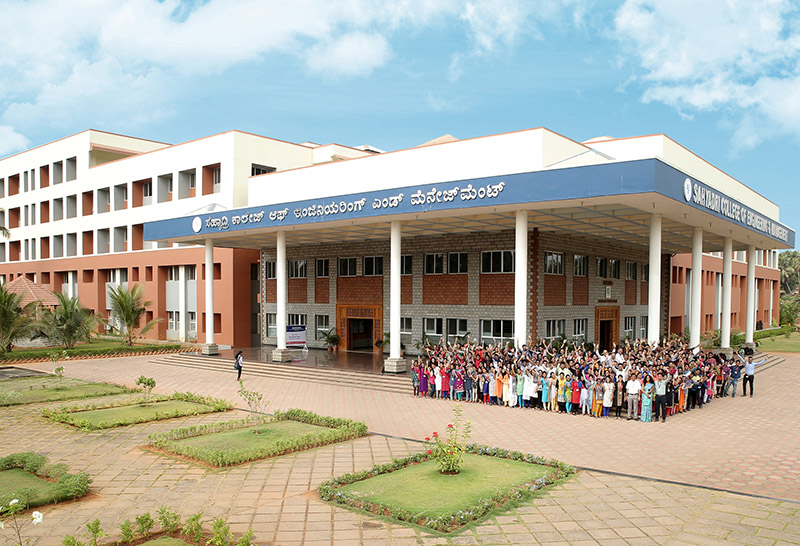
#> input picture Sahyadri.jpg, 800 x 546 px, given in place of nat.jpg, which was not available
$ jupyter execute --allow-errors DIP_A.ipynb   (shell and % lines are left out)   (older library calls are emulated)   (text cells are left out)
#> lines starting #> are read from the running program, lines starting #| are printed output that depends on the picture; after the words box and inside, x2 and y2 are one past the last pixel; in counts of white or black regions, pixels touching at a corner belong together; pictures that were not available may be replaced by others from this repository, and a replacement may not be noted
#> further down, image is the input picture: shape (546, 800, 3); mean B, G, R 159.4, 171.8, 173.1
[cell 1]
import cv2

def apply_LoG_filter(image, kernel_size, sigma):
    # Apply Gaussian smoothing
#> called with kernel_size = 5, sigma = 1.5
    blurred = cv2.GaussianBlur(image, (kernel_size, kernel_size), sigma)
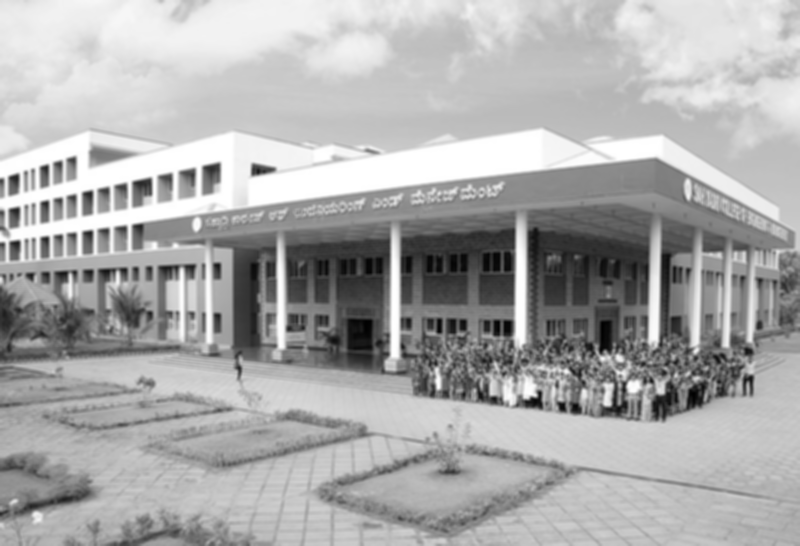
#> blurred: shape (546, 800); min 1, max 255, mean 170.8

    # Apply Laplacian filter
    laplacian = cv2.Laplacian(blurred, cv2.CV_64F)
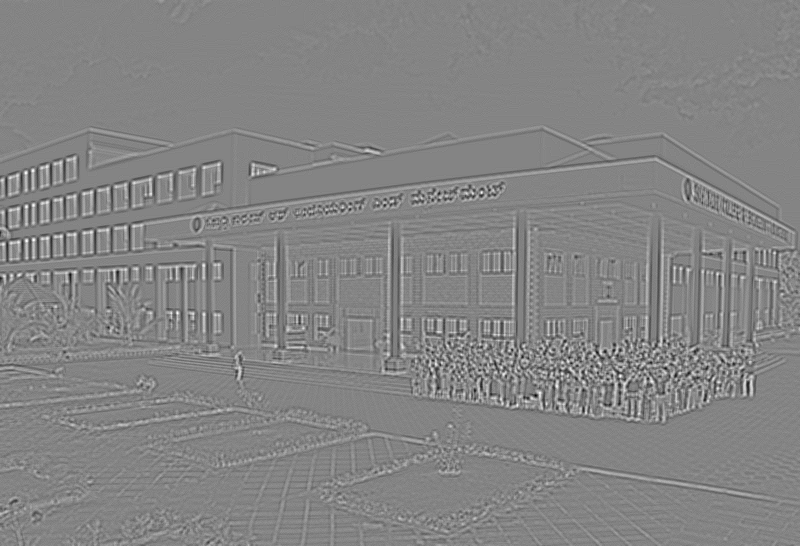
#> laplacian: shape (546, 800) float64; min -68, max 63, mean 0; drawn with min black and max white

    # Scale Laplacian response to 0-255 and convert to uint8
    scaled_laplacian = cv2.convertScaleAbs(laplacian)

    return scaled_laplacian

# Read the image
image = cv2.imread('nat.jpg')

# Check if the image was loaded successfully
if image is None:
    print("Error: Image not loaded")
    exit(1)

# Convert the image to grayscale
gray = cv2.cvtColor(image, cv2.COLOR_BGR2GRAY)

# Apply LoG filter with kernel size 5 and sigma 1.5
result = apply_LoG_filter(gray, 5, 1.5)

# Display the result
cv2.imshow('LoG Filter Result', result)
cv2.waitKey(0)
cv2.destroyAllWindows()

[cell 2]
import cv2
import matplotlib.pyplot as plt

# Load the image
image = cv2.imread("/content/wallpaper1.jpg", 0)  # Read the image in grayscale
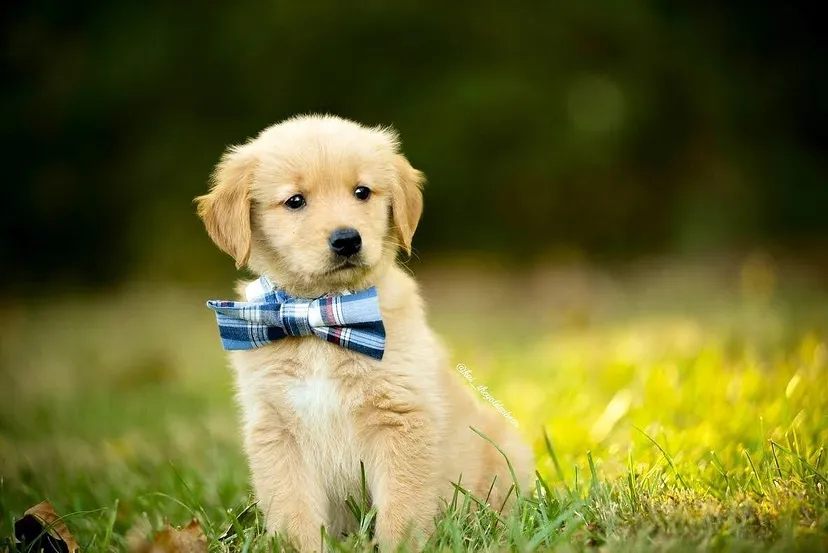
#> input picture Dog.webp, 828 x 553 px, given in place of wallpaper1.jpg, which was not available
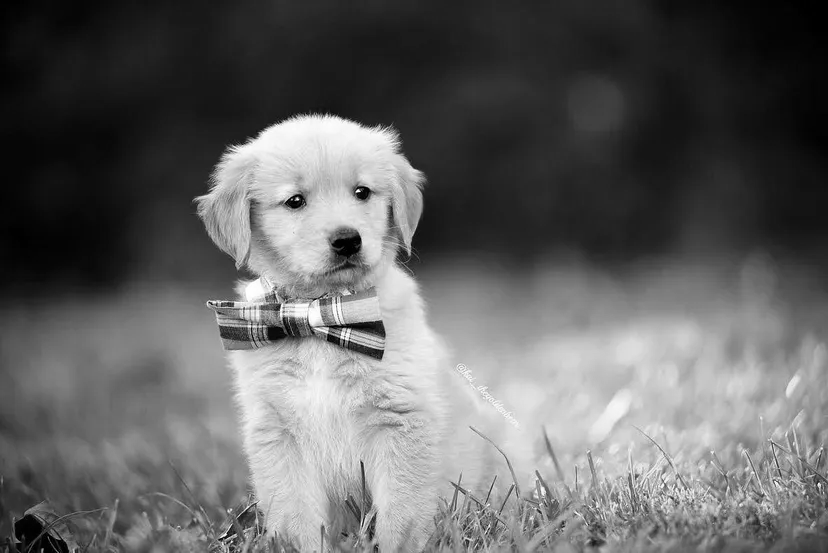
#> image: shape (553, 828); min 0, max 255, mean 99.5

# Apply Canny edge detection
edges = cv2.Canny(image, 100, 200)  # Adjust the threshold values as needed
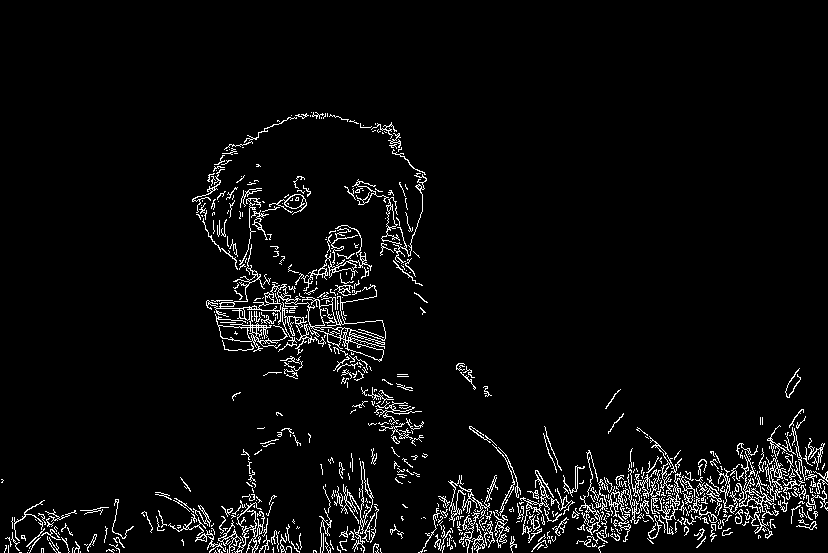
#> edges: shape (553, 828); 4.5% white in thin lines or dots, all inside (x1, y1, x2, y2) = (1, 112, 828, 553)

# Display the original image and the detected edges
plt.subplot(121),plt.imshow(image, cmap="gray")
plt.title("Original Image")
plt.axis("off")
plt.subplot(122),plt.imshow(edges, cmap="gray")
plt.title("Canny Edges")
plt.axis("off")
plt.show()

[cell 3]
import cv2
import numpy as np
import matplotlib.pyplot as plt

# Load the image
image = cv2.imread("/content/wallpaper1.jpg", cv2.IMREAD_GRAYSCALE)

# Define the standard deviations for the Gaussian blurring
sigma1 = 1.0
sigma2 = 2.0

# Apply Gaussian blurring
blur1 = cv2.GaussianBlur(image, (0, 0), sigma1)
blur2 = cv2.GaussianBlur(image, (0, 0), sigma2)

# Compute the Difference of Gaussians
dog = blur2 - blur1
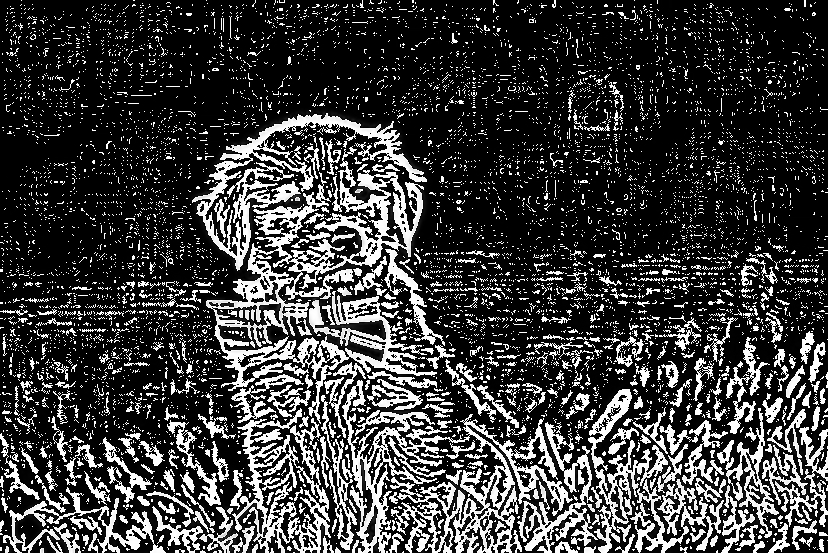
#> dog: shape (553, 828); min 0, max 255, mean 59.9

# Thresholding
threshold = 30
_, thresholded = cv2.threshold(dog, threshold, 255, cv2.THRESH_BINARY)
#> thresholded: shape (553, 828); 23.4% white; 6997 white regions (6571 under 20 px), largest, box (x1, y1, x2, y2) and area: (206, 146, 437, 424) 14864, (342, 380, 573, 553) 10961, (192, 113, 427, 271) 5993

# Display the original image and the DoG result
plt.figure(figsize=(10, 5))

plt.subplot(131)
plt.imshow(image, cmap="gray")
plt.title("Original Image")
plt.axis("off")

plt.subplot(132)
plt.imshow(dog, cmap="gray")
plt.title("Difference of Gaussians")
plt.axis("off")

plt.subplot(133)
plt.imshow(thresholded, cmap="gray")
plt.title("Thresholded DoG")
plt.axis("off")

plt.tight_layout()
plt.show()
#> `binary_image = image > threshold`:
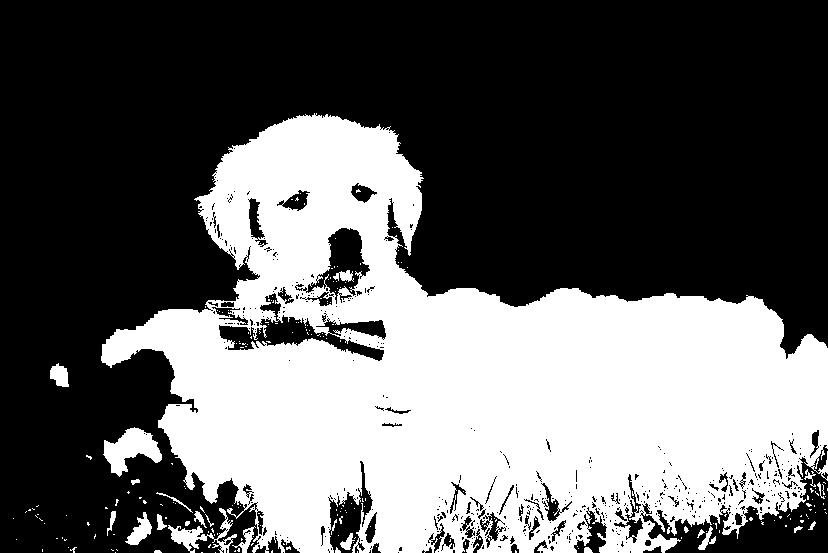
#> binary_image: shape (553, 828) bool; 38.6% white; 223 white regions (197 under 20 px), largest, box (x1, y1, x2, y2) and area: (101, 113, 828, 553) 171499, (103, 427, 162, 477) 1497, (168, 508, 237, 553) 856
#> `skeleton = morphology.skeletonize(binary_image)`:
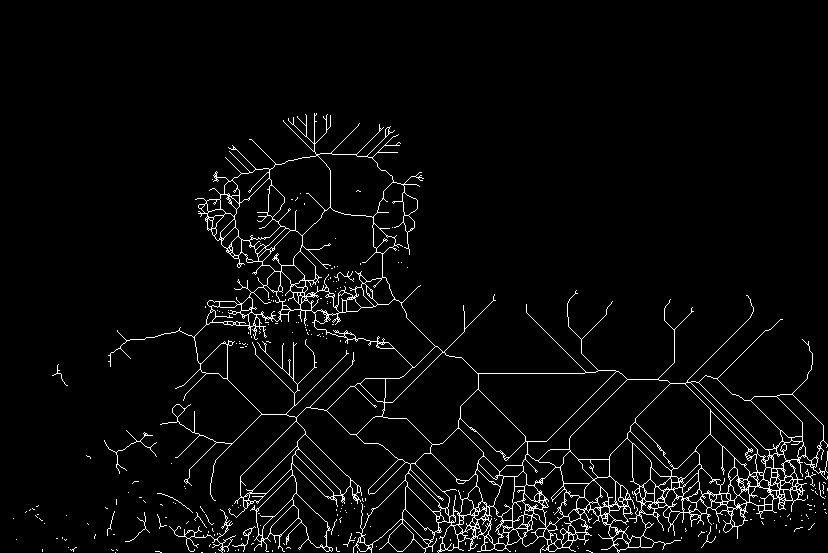
#> skeleton: shape (553, 828) bool; 3.7% white in thin lines or dots, all inside (x1, y1, x2, y2) = (13, 113, 828, 553)

[cell 4]
import matplotlib.pyplot as plt
from skimage import io, morphology

# Load the image
#> (the rest of this cell did not finish here and is left out)

[cell 5]
import cv2
import numpy as np
from scipy import ndimage
import matplotlib.pyplot as plt


roberts_cross_v = np.array( [[1, 0 ],
                            [0,-1 ]] )
#> roberts_cross_v = [[1, 0], [0, -1]]

roberts_cross_h = np.array( [[ 0, 1 ],
                            [ -1, 0 ]] )

#> (the rest of this cell did not finish here and is left out)

[cell 6]
# import the required library
import numpy as np
import cv2
from matplotlib import pyplot as plt


# read the image
img = cv2.imread('corner1.png')
#> (the rest of this cell did not finish here and is left out)

[cell 7]
# Python program to illustrate
# corner detection with
# Harris Corner Detection Method

# organizing imports
import cv2
import numpy as np
from google.colab.patches import cv2_imshow
# path to input image specified and
# image is loaded with imread command
image = cv2.imread('/content/helloworld.png')

# convert the input image into
# grayscale color space
#> (the rest of this cell did not finish here and is left out)

[cell 8]
import cv2
import matplotlib.pyplot as plt

# Read the original image
img = cv2.imread('nature.jpg')
# converting because opencv uses BGR as default
#> (the rest of this cell did not finish here and is left out)

[cell 9]
#This line imports the NumPy library, which provides support for arrays and mathematical operations.
import cv2
import numpy as np

# Function to generate Freeman chain code.This line defines a function named generate_chain_code that takes a boundary as input.
def generate_chain_code(boundary):
    # Define the direction codes.The direction vectors are represented as tuples, and the codes range from 0 to 7.
    direction_codes = {
        (0, 1): 0,
        (-1, 1): 1,
        (-1, 0): 2,
        (-1, -1): 3,
        (0, -1): 4,
        (1, -1): 5,
        (1, 0): 6,
        (1, 1): 7,
    }

    # This line initializes an empty list named chain_code to store the chain code sequence.
    chain_code = []

    # This line starts a loop that iterates over the indices of the boundary list, excluding the last index.
    for i in range(len(boundary) - 1):
        # hese lines calculate the differences in x and y coordinates between the current point and the next point in the boundary list.
        dx = boundary[i + 1][0] - boundary[i][0]
        dy = boundary[i + 1][1] - boundary[i][1]

        # Assign the direction code to the chain code sequence
        try:
            direction = direction_codes[(dx, dy)]
        except KeyError:
            direction = 8  # Default direction code for unrecognized movements
        chain_code.append(direction)

    return chain_code


# Load image
image = cv2.imread('image1.jpg', cv2.IMREAD_GRAYSCALE)

# Apply thresholding to create a binary image
_, binary_image = cv2.threshold(image, 128, 255, cv2.THRESH_BINARY)

# Find contours in the binary image
contours, _ = cv2.findContours(binary_image, cv2.RETR_EXTERNAL, cv2.CHAIN_APPROX_SIMPLE)
#> contours = []

# Select the largest contour
#> (the rest of this cell did not finish here and is left out)

[cell 10]
import cv2
import numpy as np
from matplotlib import pyplot as plt
img_rgb =cv2.imread("bub.png")
#> (the rest of this cell did not finish here and is left out)

[cell 11]
import numpy as np
import cv2
from matplotlib import pyplot as plt
from google.colab.patches import cv2_imshow
#loading original image
img = cv2.imread('/content/img.jpg')
#> (the rest of this cell did not finish here and is left out)

[cell 12]
import numpy as np
import cv2
from scipy.ndimage.filters import convolve
import matplotlib.pyplot as plt

# Define the edge relaxation kernel
kernel = np.array([[0, 1, 0],
                   [1, 4, 1],
                   [0, 1, 0]])

# Define the edge relaxation threshold
threshold = 50


def edge_relaxation(image):
    # Convert image to grayscale if needed
    if len(image.shape) > 2:
        image = cv2.cvtColor(image, cv2.COLOR_BGR2GRAY)

    # Convert image to float for calculations
    image = image.astype(np.float32)

    # Normalize image to range [0, 1]
    image /= 255.0

    # Perform edge relaxation iterations
    while True:
        # Apply the edge relaxation kernel
        smoothed_image = convolve(image, kernel, mode='constant')

        # Find the difference between the original and smoothed images
        diff = np.abs(image - smoothed_image)

        # Update the image with pixels that have a difference above the threshold
        image = np.where(diff > threshold, smoothed_image, image)

        # Check convergence
        if np.max(diff) <= threshold:
            break

    # Convert image back to the range [0, 255]
    image *= 255.0
    image = image.astype(np.uint8)

    return image


# Read the image
image = cv2.imread('image.jpg')

# Apply edge relaxation
#> (the rest of this cell did not finish here and is left out)

[cell 13]
import numpy as np
import cv2
import heapq
import matplotlib.pyplot as plt

# Define 8-connectivity neighbors
neighbors = [(0, 1), (1, 0), (0, -1), (-1, 0), (1, 1), (-1, -1), (1, -1), (-1, 1)]

def heuristic(node, goal):
    # Calculate Euclidean distance as the heuristic
    return np.linalg.norm(np.array(node) - np.array(goal))

def edge_linking(image):
    # Convert image to binary
    _, binary_image = cv2.threshold(image, 127, 255, cv2.THRESH_BINARY)

    # Get image dimensions
    height, width = binary_image.shape[:2]

    # Create a visited matrix to keep track of visited pixels
    visited = np.zeros((height, width), dtype=bool)

    # Create a list to store object boundaries
    object_boundaries = []

    # Iterate over each pixel in the image
    for y in range(height):
        for x in range(width):
            # Check if the pixel is an unvisited edge pixel
            if binary_image[y, x] == 255 and not visited[y, x]:
                # Start a new object boundary
                object_boundary = []

                # Perform A* algorithm to find connected edge pixels
                open_list = []
                heapq.heappush(open_list, (0, (y, x)))
                while open_list:
                    _, (cy, cx) = heapq.heappop(open_list)
                    visited[cy, cx] = True
                    object_boundary.append((cx, cy))

                    # Check neighboring pixels
                    for dy, dx in neighbors:
                        ny, nx = cy + dy, cx + dx
                        if 0 <= ny < height and 0 <= nx < width and binary_image[ny, nx] == 255 and not visited[ny, nx]:
                            g = 1  # Cost of moving to a neighboring pixel
                            h = heuristic((ny, nx), (y, x))
                            f = g + h
                            heapq.heappush(open_list, (f, (ny, nx)))
                            visited[ny, nx] = True

                # Add the object boundary to the list
                object_boundaries.append(object_boundary)

    return object_boundaries

# Read the image
image = cv2.imread('image.jpg', cv2.IMREAD_GRAYSCALE)

# Perform edge linking with A* algorithm
#> (the rest of this cell did not finish here and is left out)

[cell 14]
# importing required libraries
import mahotas as mh
import numpy as np
from pylab import imshow, show

# creating region
# numpy.ndarray
regions = np.zeros((10, 10), bool)

# setting 1 value to the region
regions[1, :2] = 1
regions[5:8, 6: 8] = 1
regions[8, 0] = 1

# showing the image with interpolation = 'nearest'
print("\noriginal Image")
imshow(regions, interpolation ='nearest')
show()
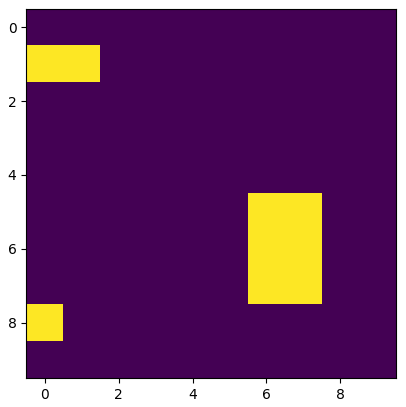
#> figure drawn by matplotlib, 1 panel

# template for hit miss
template = np.array([
			[0, 1, 1],
			[0, 1, 1],
			[0, 1, 1]])

# hit miss transform
#> (the rest of this cell did not finish here and is left out)

[cell 15]
from PIL import Image
import numpy as np
import cv2

# Open the input image using Pillow
#> (the rest of this cell did not finish here and is left out)

[cell 16]
from scipy.spatial import ConvexHull, convex_hull_plot_2d
import numpy as np
rng = np.random.default_rng()
points = rng.random((30, 2))   # 30 random points in 2-D
#> points = 30 pairs, first value 0.00293 to 0.9, second value 0.00165 to 0.928
hull = ConvexHull(points)
import matplotlib.pyplot as plt
plt.plot(points[:,0], points[:,1], 'o')
for simplex in hull.simplices:
    plt.plot(points[simplex, 0], points[simplex, 1], 'k-')
#> this loop made 8 passes
#> simplex on passes 1 to 8: [17, 7], [5, 7], [5, 15], [24, 19], [4, 19], [4, 17], [9, 15], [9, 24]
plt.plot(points[hull.vertices,0], points[hull.vertices,1], 'r--', lw=2)
plt.plot(points[hull.vertices[0],0], points[hull.vertices[0],1], 'ro')
plt.show()
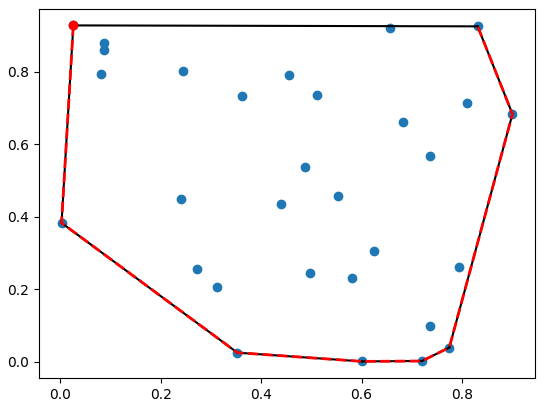
#> figure drawn by matplotlib, 1 panel
